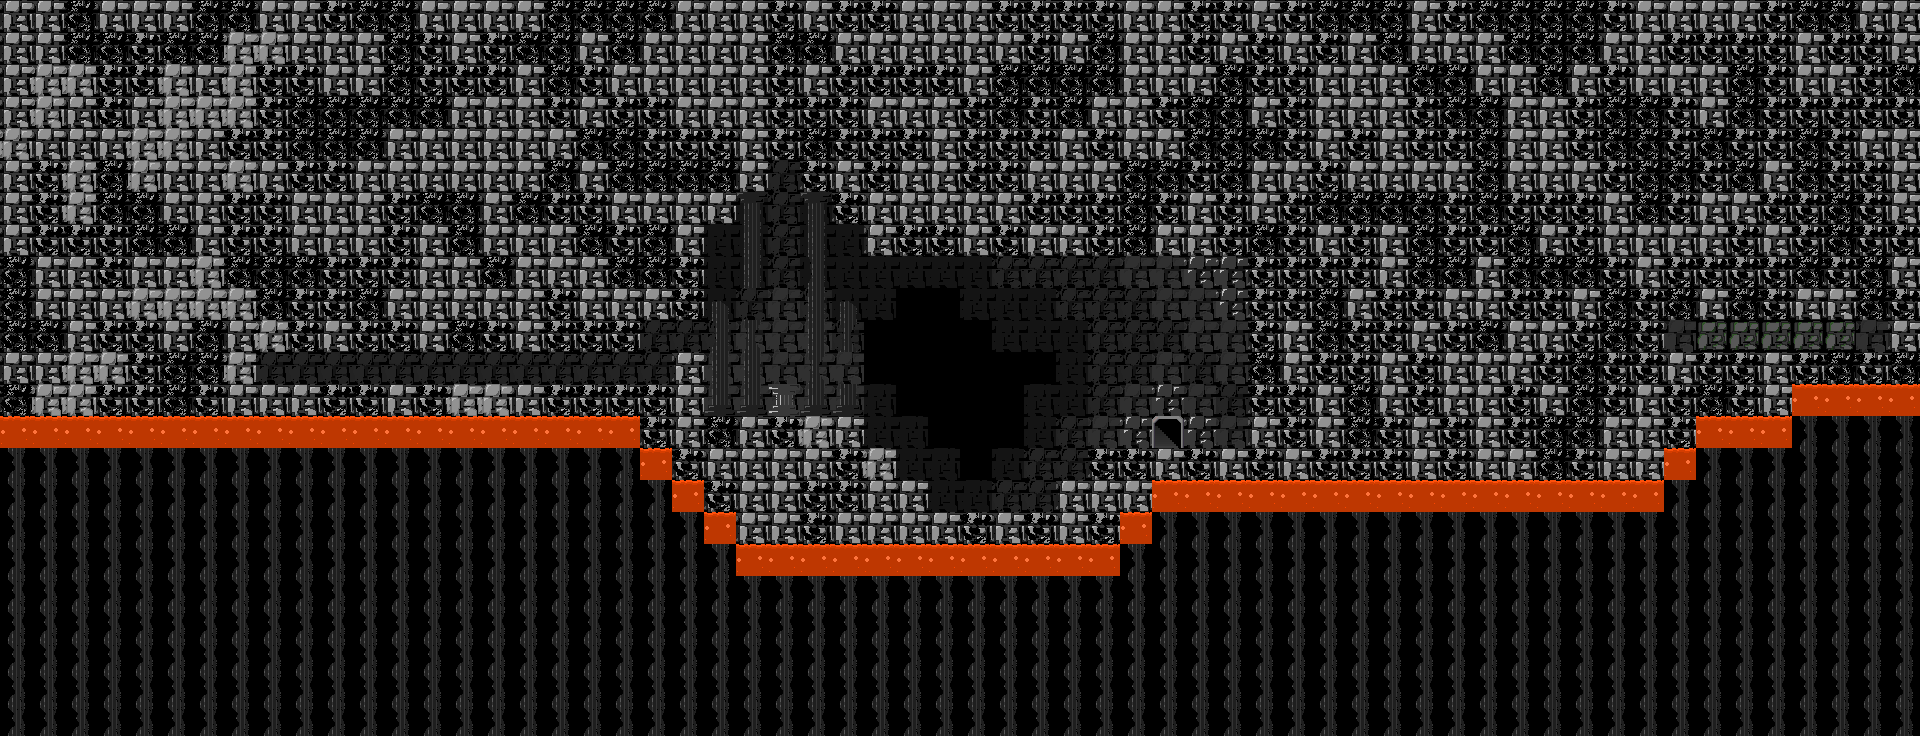

Below is a game level as drawn by its tile map, then a one-line description and the .tmx that defines it (tile-layer data replaced by summaries):
An orthogonal 60x23 tile map with 32x32 px tiles, 11 tile layers (background, door_off, lava, background_foreground, ...) and 5 objects.

<map version="1.0" orientation="orthogonal" renderorder="right-down" width="60" height="23" tilewidth="32" tileheight="32" backgroundcolor="#000000" nextobjectid="100">
 <tileset firstgid="1" name="gizmo" tilewidth="32" tileheight="32" tilecount="56">
  <image source="../../tileset/gizmo.png" width="256" height="224" />
  <tile id="0">
   <properties>
    <property name="keyType" value="black" />
   </properties>
  </tile>
  <tile id="37">
   <properties>
    <property name="destination" value="doorPrevious" />
    <property name="level" value="0" />
   </properties>
  </tile>
 </tileset>
 <layer name="background" width="60" height="23">
  <data>[1380 cells, 1182 non-empty, 9 distinct tile ids]</data>
 </layer>
 <layer name="door_off" width="60" height="23">
  <data>[1380 cells, 3 non-empty, 1 distinct tile ids]</data>
 </layer>
 <layer name="lava" width="60" height="23">
  <data>[1380 cells, 60 non-empty, 1 distinct tile ids]</data>
 </layer>
 <layer name="background_foreground" width="60" height="23">
  <data>[1380 cells, 22 non-empty, 7 distinct tile ids]</data>
 </layer>
 <layer name="ground" width="60" height="23">
  <data>[1380 cells, 53 non-empty, 5 distinct tile ids]</data>
 </layer>
 <layer name="destroyable_block_dirt" width="60" height="23">
  <data>[1380 cells, 5 non-empty, 1 distinct tile ids]</data>
 </layer>
 <layer name="destroyable_block_clay" width="60" height="23">
  <data>[1380 cells, 18 non-empty, 1 distinct tile ids]</data>
 </layer>
 <layer name="wall" width="60" height="23">
  <data>[1380 cells, 62 non-empty, 4 distinct tile ids]</data>
 </layer>
 <layer name="walk_through" width="60" height="23">
  <data>[1380 cells, 13 non-empty, 3 distinct tile ids]</data>
 </layer>
 <layer name="door_other" width="60" height="23">
  <properties>
   <property name="destination" value="top_left_left" />
   <property name="room_number" value="0" />
  </properties>
  <data>[1380 cells, 1 non-empty, 1 distinct tile ids]</data>
 </layer>
 <layer name="ignore" width="60" height="23">
  <data>[1380 cells, 23 non-empty, 2 distinct tile ids]</data>
 </layer>
 <objectgroup name="phantom" />
 <objectgroup name="player_destinations">
  <properties>
   <property name="name" value="top_left" />
  </properties>
  <object id="89" x="1120" y="430.667">
   <properties>
    <property name="destination_name" value="right" />
   </properties>
   <ellipse />
  </object>
  <object id="92" x="1120" y="431">
   <properties>
    <property name="destination_name" value="door_previous" />
   </properties>
   <ellipse />
  </object>
 </objectgroup>
 <objectgroup name="player_item">
  <object id="88" x="784.667" y="363.333">
   <properties>
    <property name="item_type" value="BOOMERANG_EMERALD" />
   </properties>
   <ellipse />
  </object>
 </objectgroup>
 <objectgroup name="life">
  <object id="93" x="273" y="368">
   <ellipse />
  </object>
 </objectgroup>
 <objectgroup name="heart">
  <object id="95" x="1872" y="335">
   <ellipse />
  </object>
 </objectgroup>
</map>